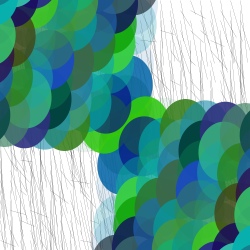
Frame 1 (no input)
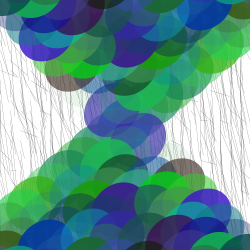
Frame 60 (the mouse pressed at the canvas centre just before this capture)
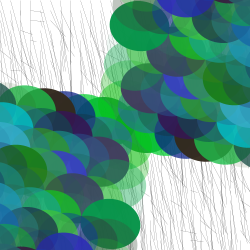
Frame 120 (the mouse held since frame 60 and released just before this capture)

The Processing sketch that drew these frames (run headless with seeded random() and noise(); from frame 60 on, the mouse is pressed at the canvas centre):

// Processing sketch: processing_20218
// ── processing_20218.pde

float posX = 25; // x-position
float posY = 25; // y-position
float fps = 8;
  
void setup(){
size(250,250);
frameRate(fps);
smooth();
}
  
void draw(){
strokeWeight(0);
background(255);

// moving lines in the background  
for(int a=0; a<250; a+=10)
for(int b=0; b<250; b+=10)
 {
   stroke(0);
 line(a,b,a+random(20),b+random(100));
}

// rotating multicoloured circles 
for(int c=0; c<260; c+=20)
for(int d=0; d<260; d+=20)
 {
    fill(color(random(72),random(209),random(204)),random(255));
    noStroke();
  pushMatrix();       
  translate(125,125);
  rotate(frameCount/15f);
  ellipse(c,d,50,60);
  popMatrix();
    
  pushMatrix();       
  translate(125,125);
  rotate(frameCount/15f);
  ellipse(-c,-d,50,60);
  popMatrix();
 }
}
